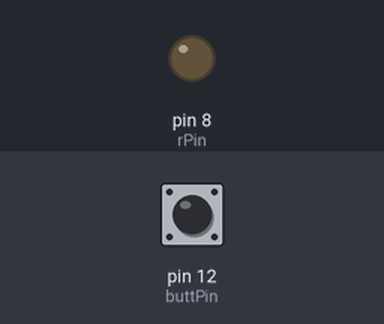
Simulated run of this sketch. Board: Arduino Uno, built with avr-gcc and run on an emulated ATmega328P. On the bench: output pins drawn as LEDs (lit = HIGH). The test bench sets the inputs (shaded band); at power-on: pin 12 (buttPin) HIGH. What the sketch prints to the serial monitor is not drawn.

Above: at 1.2 s.
1.3 s: pin 12 (buttPin) pulled LOW for 0.15 s
At 1.38 s:
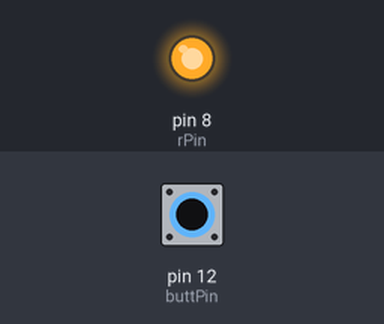
2.9 s: pin 12 (buttPin) pulled LOW for 3.2 s
At 7.1 s:
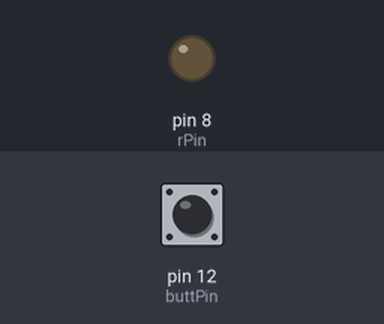
Timing chart, 0 to 8.6 s (numbered marks = the images above; inputs shaded):
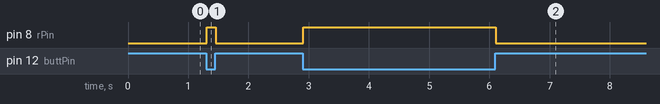

The sketch:

PushButtons.ino
```cpp
//Push Buttons

int rPin = 8;
int buttPin = 12;
int buttonRead;
int dt = 10000;

void setup() {
  // put your setup code here, to run once:

    Serial.begin(9600);
    pinMode(rPin,OUTPUT);
    pinMode(buttPin,INPUT);


}

void loop() {
  // put your main code here, to run repeatedly:


  buttonRead = digitalRead(buttPin);
  Serial.println(buttonRead);

  if (buttonRead == 0) {
    digitalWrite(rPin,HIGH);

  }

  if (buttonRead == 1) {
    digitalWrite(rPin,LOW);

  }

}
```

Measured:
- after the input at 1.3 s, pin 8 (rPin): LOW → HIGH at once, → LOW 0.15 s later
- after the input at 2.9 s, pin 8 (rPin): LOW → HIGH at once, → LOW 3.2 s later
